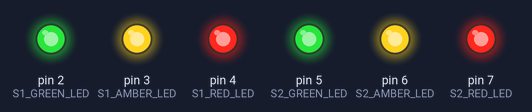
Recording of a sketch running on a simulated Arduino Nano, built with avr-gcc and run on an emulated ATmega328P. On the bench: output pins drawn as LEDs (lit = HIGH).

Above: at 0.5 s.
At 3.5 s:
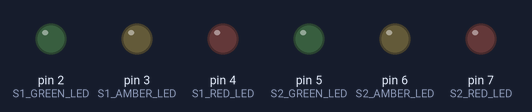
Timing chart, 0 to 4.6 s (numbered marks = the images above):
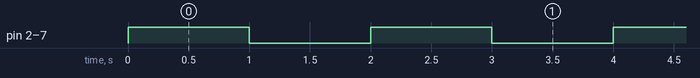

Measured:
- by itself, pin 2 (S1_GREEN_LED), pin 3 (S1_AMBER_LED), pin 4 (S1_RED_LED), pin 5 (S2_GREEN_LED), pin 6 (S2_AMBER_LED), pin 7 (S2_RED_LED): alternates HIGH for 1.0 s and LOW for 1.0 s

The sketch:

part2-test.ino
```cpp
// Global constants for Arduino Nano I/O Pin Configuration
const int S1_GREEN_LED = 2;
const int S1_AMBER_LED = 3;
const int S1_RED_LED = 4;

const int S2_GREEN_LED = 5;
const int S2_AMBER_LED = 6;
const int S2_RED_LED = 7;

void setup()
{
    pinMode(S1_GREEN_LED, OUTPUT);
    pinMode(S1_AMBER_LED, OUTPUT);
    pinMode(S1_RED_LED, OUTPUT);

    pinMode(S2_GREEN_LED, OUTPUT);
    pinMode(S2_AMBER_LED, OUTPUT);
    pinMode(S2_RED_LED, OUTPUT);
}

void loop()
{
    digitalWrite(S1_GREEN_LED, HIGH);
    digitalWrite(S1_AMBER_LED, HIGH);
    digitalWrite(S1_RED_LED, HIGH);

    digitalWrite(S2_GREEN_LED, HIGH);
    digitalWrite(S2_AMBER_LED, HIGH);
    digitalWrite(S2_RED_LED, HIGH);

    delay(1000);

    digitalWrite(S1_GREEN_LED, LOW);
    digitalWrite(S1_AMBER_LED, LOW);
    digitalWrite(S1_RED_LED, LOW);

    digitalWrite(S2_GREEN_LED, LOW);
    digitalWrite(S2_AMBER_LED, LOW);
    digitalWrite(S2_RED_LED, LOW);

    delay(1000);
}
```
